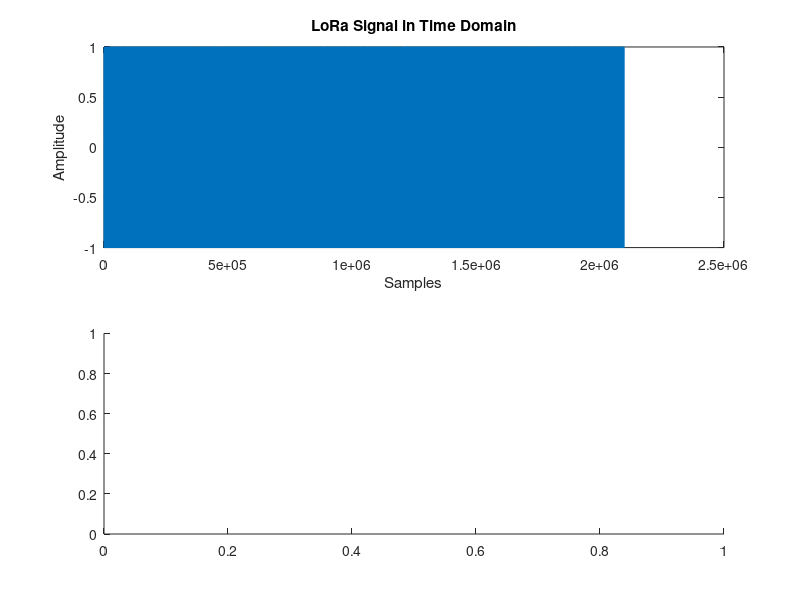

MATLAB code to generate this figure: (Note: this script raises an error after producing the figure.)
clear all;

% Define LoRa parameters
BW = 125e3; % Bandwidth 125 kHz
SF = 18; % Spreading Factor
binaryData = [1 1 0 0]; % Binary data to be modulated

% Calculate chirp duration and samples per chirp
chirpDuration = (2^SF) / BW;
Fs = 2 * BW; % Sampling frequency, at least twice the bandwidth
numSamplesPerChirp = Fs * chirpDuration;

% Generate the time vector for one chirp
t = linspace(0, chirpDuration, numSamplesPerChirp);

loraSignal = []; % Initialize the LoRa signal

for bit = binaryData
    if bit == 0
        % Generate downchirp for '0'
        f0 = BW; % Start frequency at BW
        f1 = 0; % End frequency at 0
    else
        % Generate upchirp for '1'
        f0 = 0; % Start frequency at 0
        f1 = BW; % End frequency at BW
    end
    
    % Generate linear chirp for the duration of the chirp
    chirpSignal = chirp(t, f0, chirpDuration, f1, 'linear');
    
    loraSignal = [loraSignal, chirpSignal]; % Append chirp signal to total signal
end
disp(['Current directory: ', pwd]);
cd('/Users/stuart/Group-15-LoRa-Modulation/api_code');
disp(['Current directory: ', pwd]);
% Save the signal to a wav file
audiowrite('loraSignal.wav', loraSignal, Fs);

% Play sound
sound(loraSignal, Fs);

% Optionally, plot the time-domain and frequency-domain representations
figure;
subplot(2, 1, 1);
plot(loraSignal);
title('LoRa Signal in Time Domain');
xlabel('Samples');
ylabel('Amplitude');

subplot(2, 1, 2);
spectrogram(loraSignal, 1024, 3/4 * 1024, 1024, Fs, 'yaxis');
title('Spectrogram of LoRa Signal');
xlabel('Time (s)');
ylabel('Frequency (Hz)');
